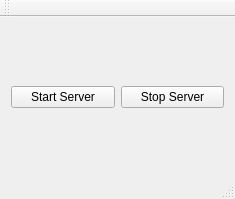
<?xml version="1.0" encoding="UTF-8"?>
<ui version="4.0">
 <class>MainView</class>
 <widget class="QMainWindow" name="MainView">
  <property name="geometry">
   <rect>
    <x>0</x>
    <y>0</y>
    <width>235</width>
    <height>199</height>
   </rect>
  </property>
  <property name="windowTitle">
   <string>MainView</string>
  </property>
  <widget class="QWidget" name="centralWidget">
   <layout class="QHBoxLayout" name="horizontalLayout">
    <item>
     <widget class="QPushButton" name="btnStartServer">
      <property name="text">
       <string>Start Server</string>
      </property>
     </widget>
    </item>
    <item>
     <widget class="QPushButton" name="btnStopServer">
      <property name="text">
       <string>Stop Server</string>
      </property>
     </widget>
    </item>
   </layout>
  </widget>
  <widget class="QMenuBar" name="menuBar">
   <property name="geometry">
    <rect>
     <x>0</x>
     <y>0</y>
     <width>235</width>
     <height>21</height>
    </rect>
   </property>
  </widget>
  <widget class="QToolBar" name="mainToolBar">
   <attribute name="toolBarArea">
    <enum>TopToolBarArea</enum>
   </attribute>
   <attribute name="toolBarBreak">
    <bool>false</bool>
   </attribute>
  </widget>
  <widget class="QStatusBar" name="statusBar"/>
 </widget>
 <layoutdefault spacing="6" margin="11"/>
 <resources/>
 <connections/>
</ui>
